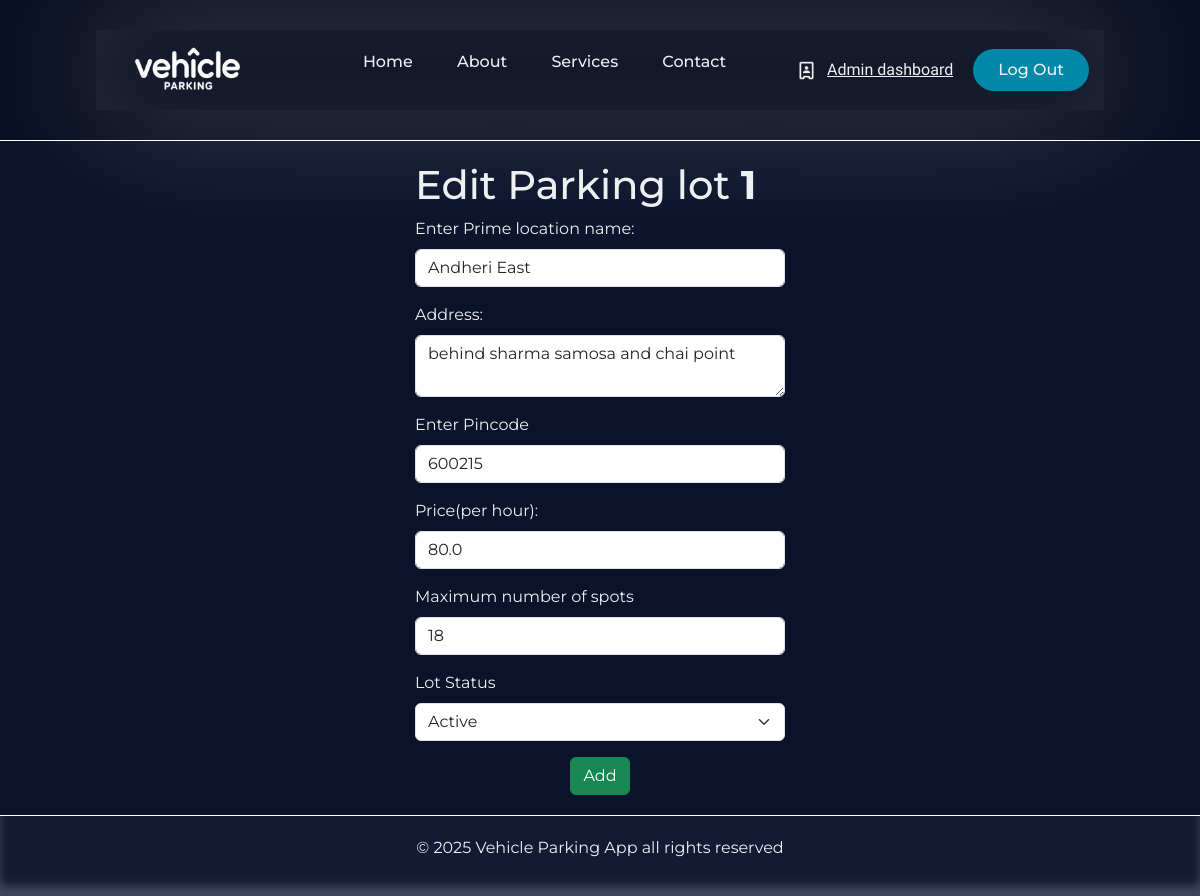
The app's page /edit-parking-lot/1, older data.
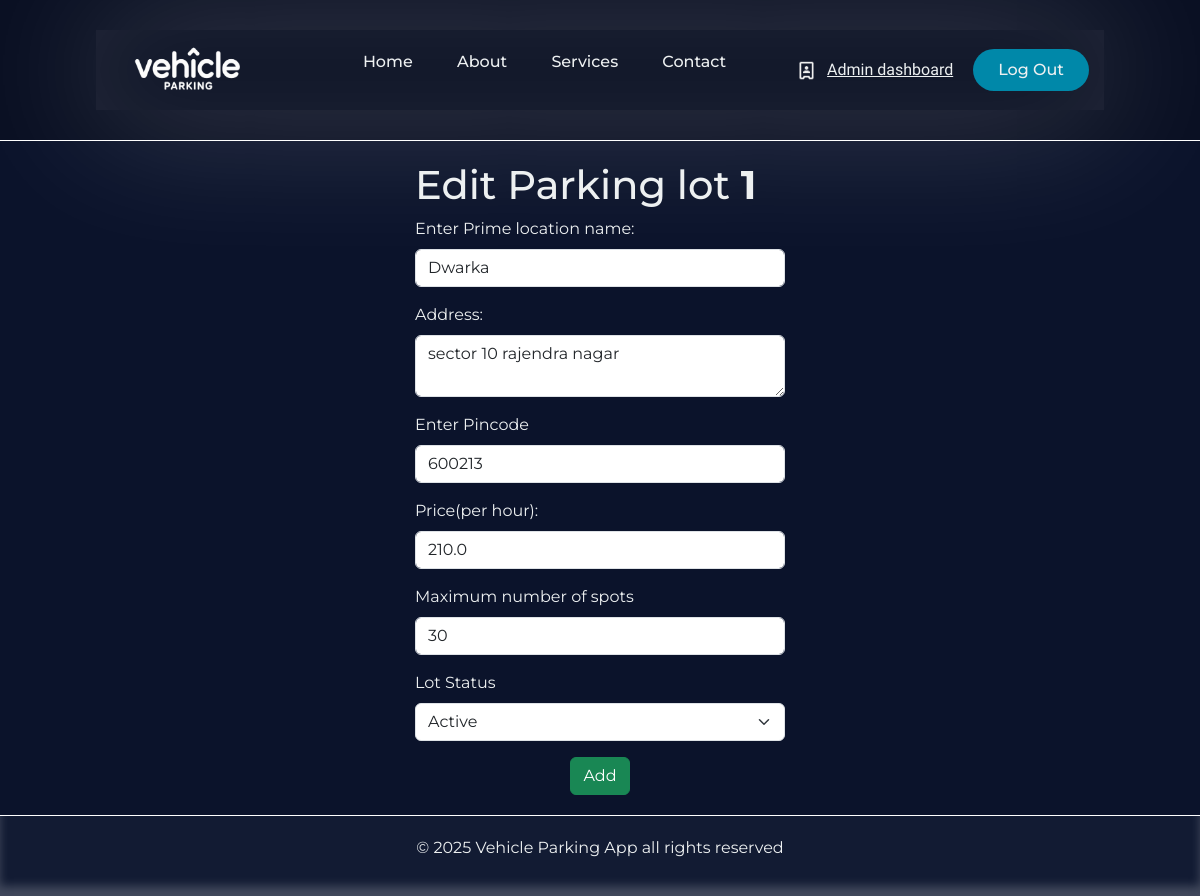
The same page, newer data.
### Application/models.py (models this page shows)
class Parkinglot(db.Model):
    __tablename__='parking_lot'
    id=db.Column(db.Integer,primary_key=True)
    prime_location_name=db.Column(db.String(80),nullable=False)
    price=db.Column(db.Float,nullable=False)
    address=db.Column(db.String(250),nullable=False)
    pincode=db.Column(db.String(6),nullable=False)
    maximum_spots=db.Column(db.Integer,nullable=False)
    is_active=db.Column(db.Boolean,default=True,nullable=False)
    spots=db.relationship('Parkingspots',backref='lot',lazy=True)

### Application/controllers.py (the view, shortened to what this page needs)
@app.route('/edit-parking-lot/<int:lot_id>',methods=['GET','POST'])
def edit_parking_lot(lot_id):
    current_parking_lot=Parkinglot.query.filter_by(id=lot_id).first()
    return render_template('edit_parkinglot.html',current_parking_lot=current_parking_lot)

### templates/edit_parkinglot.html (shortened to what this page needs)
{% extends 'admin_base.html' %}
{% block content %}
                <div class="form_canvas">
                    <div id="edit-lot-card" class="form-card">
                        <h1>Edit Parking lot <b>{{ current_parking_lot.id }}</b></h1>
                        <form action="/edit-parking-lot/{{ current_parking_lot.id }}" method="POST">
                        <div class="mb-3" >
                            <label for="prime-location-name" class="form-label">Enter Prime location name:</label>
                            <input type="text" class="form-control" id="prime-location-name" placeholder="Dwarka" name="prime_location_name" value="{{ current_parking_lot.prime_location_name }}" required>
                        </div>
                        <div class="mb-3">
                            <label for="Address" class="form-label">Address:</label>
                            <textarea class="form-control" id="Address" rows="2" name="address" required>{{ current_parking_lot.address }}</textarea>
                        </div>
                        <div class="mb-3">
                            <label for="Parking-lot-pincode" class="form-label">Enter Pincode</label>
                            <input type="text" class="form-control" id="Parking-lot-pincode" placeholder="600213" name="pincode" value="{{ current_parking_lot.pincode}}" required>
                        </div>
                        <div class="mb-3">
                            <label for="Parking-spot-price" class="form-label">Price(per hour):</label>
                            <input type="number"  step="any" class="form-control" id="Parking-spot-price" placeholder="210" name="parking_spot_price" value="{{ current_parking_lot.price}}" required>
                        </div>
                        <div class="mb-3">
                            <label for="max-parking-spots" class="form-label">Maximum number of spots</label>
                            <input type="number"  step="1" min="1" class="form-control" id="Parking-spot-price" placeholder="30" name="max_spots" value="{{ current_parking_lot.maximum_spots }}" required>
                        </div>
                        <div class="mb-3">
                            <label for="lot-status" class="form-label">Lot Status</label>
                            <select class="form-select" aria-label="Default select example" id="lot-status"  name="is_active" value="{{ current_parking_lot.is_active }}" required>
                                <option value="1">Active</option>
                            </select>
                        </div>
                        <div style="text-align: center;">
                            <input type="submit" class="btn btn-success" value="Add">
                            <br>
                        </div>
                        </form>
                    </div>
                </div>
{% endblock %}

Row changes from the older to the newer data that the page shows:
changed Parkinglot "Active": prime_location_name "Andheri East" → "Dwarka"; address "behind sharma samosa and chai point" → "sector 10 rajendra nagar"; pincode "600215" → "600213"; parking_spot_price "80.0" → "210.0"; max_spots "18" → "30"
